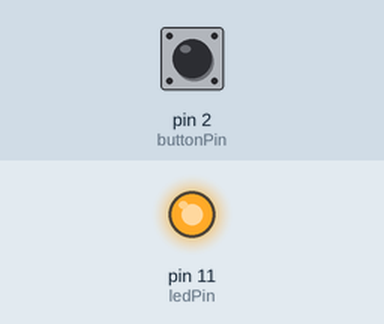
Recording of a sketch running on a simulated Arduino Uno, built with avr-gcc and run on an emulated ATmega328P. On the bench: output pins drawn as LEDs (lit = HIGH). Inputs (shaded band) come from the test bench; at power-on: pin 2 (buttonPin) LOW.

Above: at 1.2 s.
1.3 s: pin 2 (buttonPin) pulled HIGH for 0.15 s
At 2.0 s:
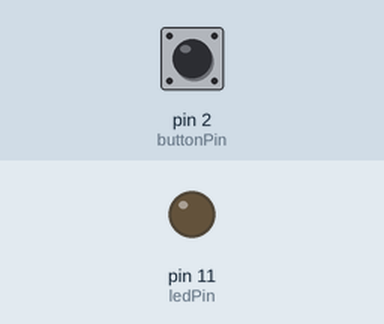
2.9 s: pin 2 (buttonPin) pulled HIGH for 1 s
At 3.2 s:
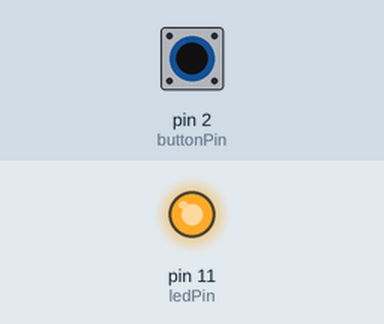
5.4 s: pin 2 (buttonPin) pulled HIGH for 3.2 s
At 6.3 s:
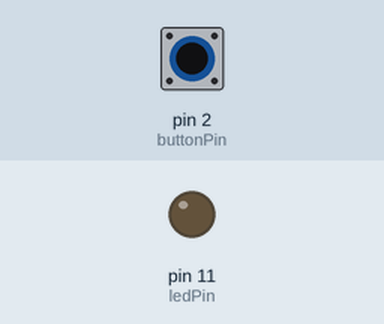
Timing chart, 0 to 8.4 s (numbered marks = the images above; inputs shaded):
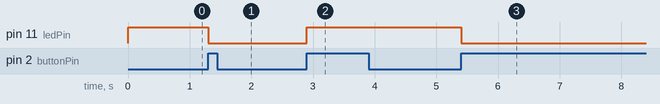

Measured:
- after the input at 1.3 s, pin 11 (ledPin): HIGH → LOW at once
- after the input at 2.9 s, pin 11 (ledPin): LOW → HIGH at once
- after the input at 5.4 s, pin 11 (ledPin): HIGH → LOW at once

The sketch:

entrada_pulsadora.ino
```cpp
const int buttonPin = 2;
const int ledPin = 11;

int ledState = HIGH;
int lastReading = LOW;

int reboteEspera = 150;
int ultimoCambio = 0;

void setup() {
  pinMode(buttonPin, INPUT);
  pinMode(ledPin, OUTPUT);
}

void loop() {
  int reading = digitalRead(buttonPin);

  if ((millis() - ultimoCambio) > reboteEspera) {
    if(reading == HIGH && lastReading == LOW) {
      ledState = (ledState == HIGH)? LOW: HIGH;
      ultimoCambio = millis();
    }
  }
  digitalWrite(ledPin, ledState);
  lastReading = reading;
}
```
